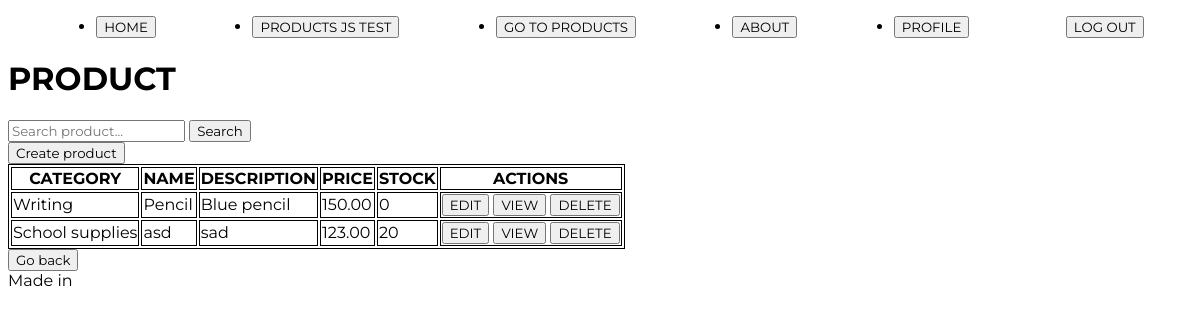
Page /product/product/list (signed in) on the committed database.
### product/models.py (models this page shows, shortened)
class Product(models.Model):
    category=models.ForeignKey(Category, on_delete=models.CASCADE, null=True, blank=True, verbose_name='category')
    name = models.CharField(max_length=150, db_index=True) #facilita la búsqueda en la BD
    description = models.TextField(blank=True, null=True, verbose_name='Description') #blank: el campo puede dejarse vacío cuando es True
    price = models.DecimalField(max_digits=10, decimal_places=2)
    stock = models.PositiveIntegerField()
    class Meta: #Se utiliza para definir opciones de configuración adicionales de un modelo
        unique_together = ('category', 'name') #la combinación de los campos debe ser única en la BD
        verbose_name = 'Product' #Define el nombre singular legible del modelo (también usado en el panel de ADMIN)
        verbose_name_plural = 'Products' #Define el nombre plurar legible del modelo (también usado en el panel de ADMIN)

class Category(models.Model):
    name = models.CharField(max_length=255, unique=True)
    description = models.TextField(blank=True, null=True, verbose_name='Description')
    def __str__(self):
        return self.name
    class Meta:
        verbose_name = 'Product categories'

### product/views_models/product.py (the view)
# urls.py: path('product/list', product.ProductListView.as_view(), name='product_list'),
class ProductListView(ListView):
    model = models.Product
    template_name = 'product/Product_crud/product_list.html'
    def get_queryset(self):
        search = self.request.GET.get('search')
        if search:
            queryset = models.Product.objects.filter(name__icontains=search)
        else:
            queryset = models.Product.objects.all()
        return queryset

### product/templates/product/Product_crud/product_list.html
{% extends 'core/base.html' %}
{% block content %}
<h1>PRODUCT</h1>
<form action="" method="get">
    <input type="text" name="search" id="" placeholder="Search product...">
    <button type="submit">Search</button>
</form>
<a href="{% url 'product:product_create' %}">
    <button>Create product</button>
</a>
<table class="tablaPrueba">
    <thead>
        <tr>
            <th>CATEGORY</th>
            <th>NAME</th>
            <th>DESCRIPTION</th>
            <th>PRICE</th>
            <th>STOCK</th>
            <th>ACTIONS</th>
        </tr>
    </thead>
    <tbody>
        {% for product in object_list %}
        <tr>
            <td> {{ product.category }}</td>
            <td> {{ product.name }}</td>
            <td> {{ product.description }}</td>
            <td> {{ product.price }}</td>
            <td> {{ product.stock }}</td>
            <td>
                <a href="{% url 'product:product_update' product.id %}">
                    <button>EDIT</button></a>
                <a href="{% url 'product:product_detail' product.id %}">
                    <button>VIEW</button></a>
                <a href="{% url 'product:product_delete' product.id %}">
                    <button>DELETE</button></a>
            </td>
        </tr>
        {% empty %}
        <tr>
            <td>No data available</td>
        </tr>
        {% endfor %}
    </tbody>
</table>
<a href="{% url 'product:index' %}"><button>Go back</button></a>
{% endblock content %}

### core/static/core/css/styles.css (style rules this page uses)
* { font-family: 'Montserrat', sans-serif; }
.tablaPrueba,thead,th,tbody,tr,td { border: 1px solid; }

### rows in the picture
Product: category "Writing", name "Pencil", description "Blue pencil", price "150.00", stock "0"
Product: category "School supplies", name "asd", description "sad", price "123.00", stock "20"
